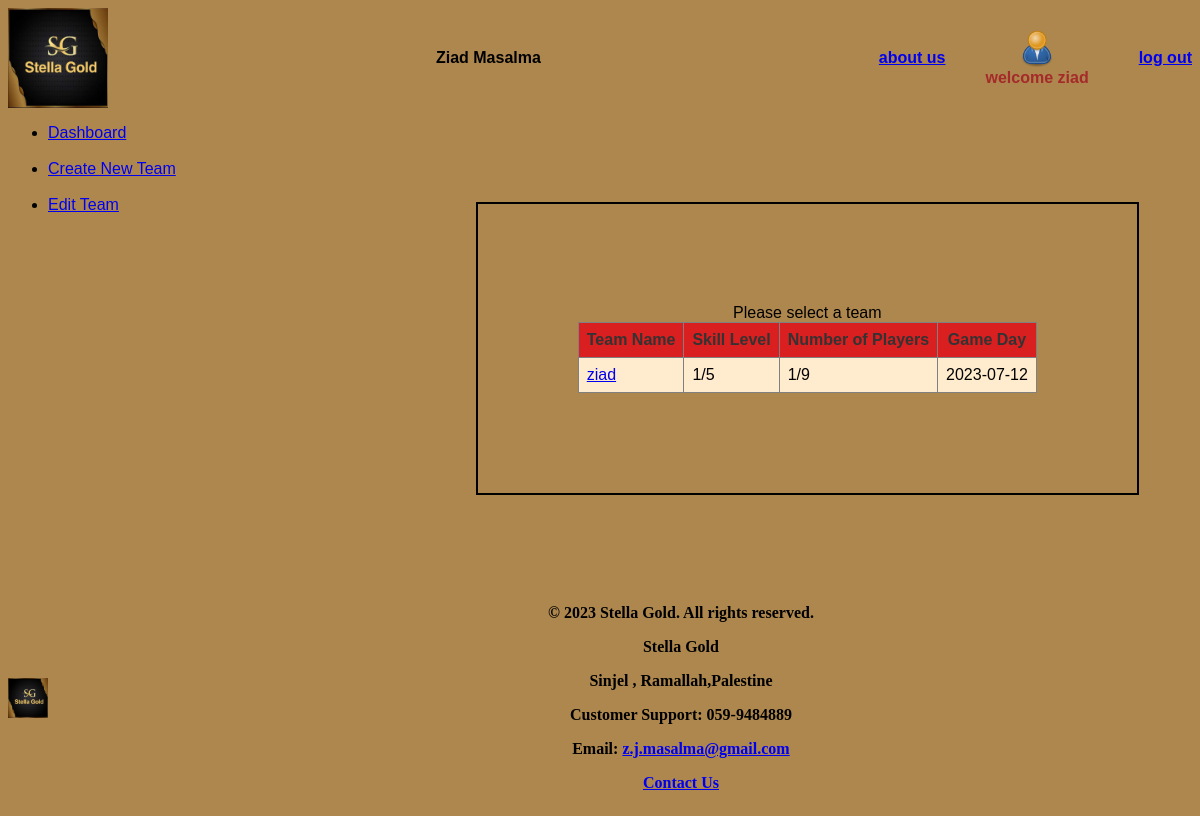
Page /editteam.php (signed in) on the committed database.
### tables this page shows
CREATE TABLE `team` (
  `TeamName` varchar(255) NOT NULL,
  `SkillLevel` int(11) NOT NULL,
  `TeamID` int(11) NOT NULL,
  `GameDay` varchar(255) NOT NULL,
  `UserID` int(11) NOT NULL
);

### editteam.php (the view, shortened to what this page needs)
<html>
<head>
    <link rel="stylesheet" type="text/css" href="stylenav.css">
</head>
<body>
    <header>
        <?php
        include('header.php');
        ?>
    </header>
    <main>
        <nav>
            <?php include('mainnavigation.php'); ?>
        </nav>
        <div class="content">
            <?php
            $pdo = db_connect();
            if (isset($_GET['id'])):
                $id = $_GET['id'];
                $sql = "SELECT * FROM team WHERE TeamID = :teamID";
                $stm = $pdo->prepare($sql);
                $stm->bindValue(':teamID', $id, PDO::PARAM_INT);
                $stm->execute();
                $teams = $stm->fetch();
                $teamname = $teams['TeamName'];
                $level = $teams['SkillLevel'];
                $day = $teams['GameDay'];
                ?>
                <form action="<?php $_SERVER['PHP_SELF']; ?>" method="POST">
                    <label>Team Name:</label>
                    <input type="text" id="name" name="name" class="input" value="<?php echo "$teamname" ?>" required>
                    <br>
                    <label>Skill Level (1-5):</label>
                    <input type="number" id="skill_level" name="skill_level" class="input" min="1" max="5"
                        value="<?php echo "$level" ?>" required>
                    <br>
                    <label>Game Day:</label>
                    <input type="date" id="game_day" name="game_day" class="input" value="<?php echo "$day" ?>" required>
                    <br>
                    <input type="submit" value="edit Team" Name="edit" class="metaphoric-button">
                </form>
                <?php
                if ($_SERVER['REQUEST_METHOD'] == "POST") {
                    if (isset($_POST['edit'])) {
                        $teamname = $_POST['name'];
                        $level = $_POST['skill_level'];
                        $day = $_POST['game_day'];
                        $sql = "UPDATE team SET TeamName = :teamname, SkillLevel = :level, GameDay = :day WHERE TeamID = :teamID";
                        $stm = $pdo->prepare($sql);
                        $stm->bindValue(':teamname', $teamname, PDO::PARAM_STR);
                        $stm->bindValue(':level', $level, PDO::PARAM_STR);
                        $stm->bindValue(':day', $day, PDO::PARAM_STR);
                        $stm->bindValue(':teamID', $id, PDO::PARAM_INT);
                        $stm->execute();
                        header("Location: dashbord.php");
                    }
                }
                ?>
            <?php else:
                echo "Please select a team";
                $user = $_SESSION['id'];
                $sql = "SELECT * FROM team WHERE UserID = :userID";
                $stm = $pdo->prepare($sql);
                $stm->bindValue(':userID', $user, PDO::PARAM_INT);
                $stm->execute();
                $teams = $stm->fetchAll();
                echo "<table border=1>";
                echo "<tr><th>Team Name</th><th>Skill Level</th><th>Number of Players</th><th>Game Day</th></tr>";
                foreach ($teams as $team) {
                    $ID = $team['TeamID'];
                    $sql = "SELECT * FROM player WHERE TeamID = :teamID";
                    $stm = $pdo->prepare($sql);
                    $stm->bindValue(':teamID', $ID, PDO::PARAM_INT);
                    $stm->execute();
                    $palyer = $stm->fetchAll();
                    echo "<tr>";
                    echo "<td><a href='teamdetail.php?id=" . $ID . "'>" . $team['TeamName'] . "</a></td>";
                    echo "<td>" . $team['SkillLevel'] . "/5</td>";
                    echo "<td>" . count($palyer) . "/9</td>";
                    echo "<td>" . $team['GameDay'] . "</td>";
                    echo "</tr>";
                }
                echo "</table>";
            endif;
            ?>
        </div>
    </main>
    <footer>
        <?php include('footer.php'); ?>
    </footer>
</body>
</html>

### stylenav.css (style rules this page uses)
body { display: flex; flex-direction: column; height: 100vh; background-color: rgb(173, 135, 78); background-repeat: no-repeat; background-size: cover; }
main { flex: 1; display: flex; flex-direction: center; align-items: center; font-family: sans-serif, serif; font-size: 16px; }
nav { align-self: flex-start; margin-right: 150px; }
.content { display: flex; flex-direction: column; justify-content: center; align-items: center; align-self: center; border: 2px solid black; text-align: center; padding: 100px; }
table { font-family: Verdana, sans-serif; }
table { border-collapse: collapse; width: 100%; }
th { background-color: #d91f1f; color: #333; text-align: center; padding: 8px; }
td { padding: 8px; }
tr:nth-child(even) { background-color: blanchedalmond; }
tr:nth-child(odd) { background-color: whitesmoke; }

### hstyle.css (style rules this page uses)
header { width: 100%; display: flex; justify-content: space-between; align-items: center; font-family: Arial, sans-serif; font-weight: bold; }

### footerstyle.css (style rules this page uses)
footer { width: 100%; display: flex; justify-content: space-between; align-items: center; font-weight: bold; }

### rows in the picture
team: TeamName "ziad", SkillLevel "1", count($palyer) "1", GameDay "2023-07-12"

### other values in the picture
$username "ziad"
$company_name "Stella Gold"
$address "Sinjel , Ramallah,Palestine"
$phone_number "059-9484889"
$email "z.j.masalma@gmail.com"
